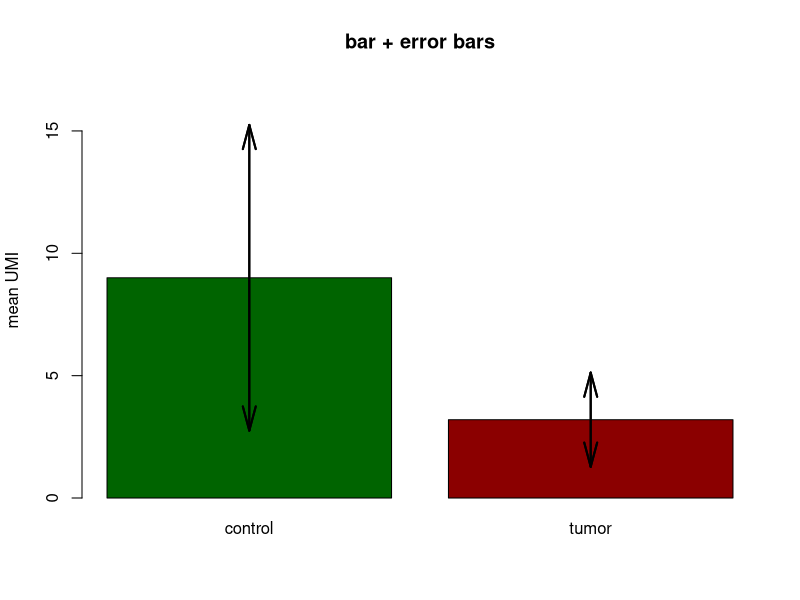

Source code (R):
png("bar_error.png", width = 900, height = 600)

v <- c(2, 5, 8, 12, 18, 1, 2, 3, 4, 6)              # UMI, 10 spots
g <- rep(c("control", "tumor"), each = 5)           # 5 + 5

m  <- tapply(v, g, mean)
sd <- tapply(v, g, sd)

bp <- barplot(m, main = "bar + error bars", ylab = "mean UMI",
             ylim = c(0, 17), col = c("darkgreen", "darkred"))

arrows(bp, m - sd, bp, m + sd, code = 3, angle = 15, lwd = 2)
arrows(bp, m + sd, bp, m - sd, code = 3, angle = 15, lwd = 2)

dev.off()
